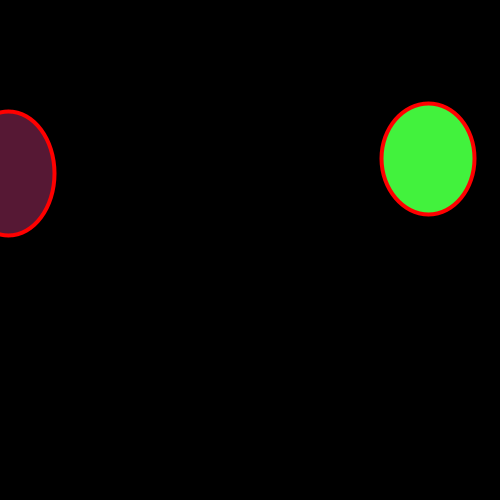
Frame 1 (no input)
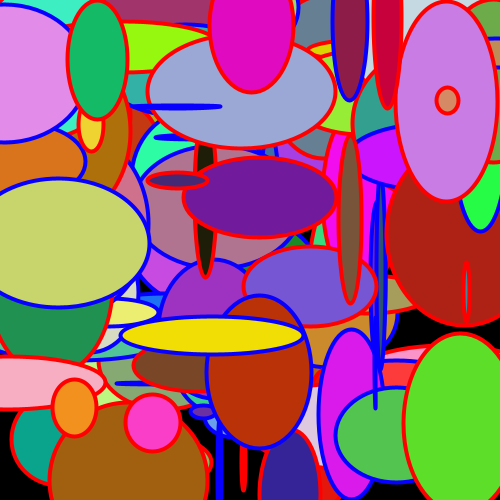
Frame 60 (the mouse pressed at the canvas centre just before this capture)
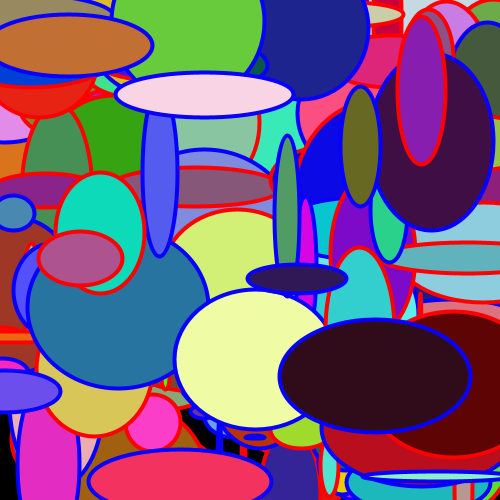
Frame 120 (the mouse held since frame 60 and released just before this capture)

The Processing sketch that drew these frames (run headless with seeded random() and noise(); from frame 60 on, the mouse is pressed at the canvas centre):

// Processing sketch: processing_95191
// ── processing_95191.pde

int i;

void setup(){
  size(500,500);
  background(0);
  frameRate(4);
  strokeWeight(4);
}

void draw(){
  if (random(0,1) < 0.5) {
    stroke(7,0,255);
  } else{
    stroke(255, 0, 0);
  }
  for (i=0; i<2; i++) {
    fill(random(1,255), random(1,255), random(1,255));
    ellipse(random(1,499), random(1, 499), random(1,200), random(1,200));
  }
}
